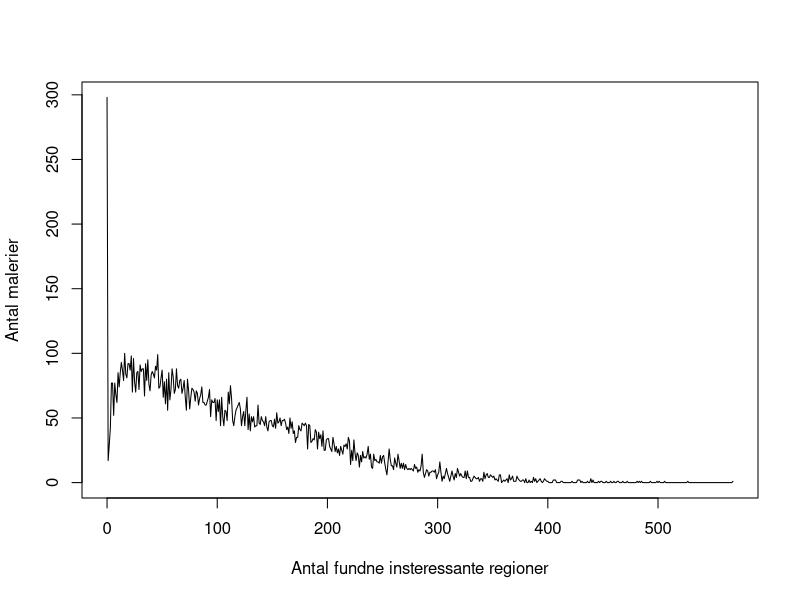
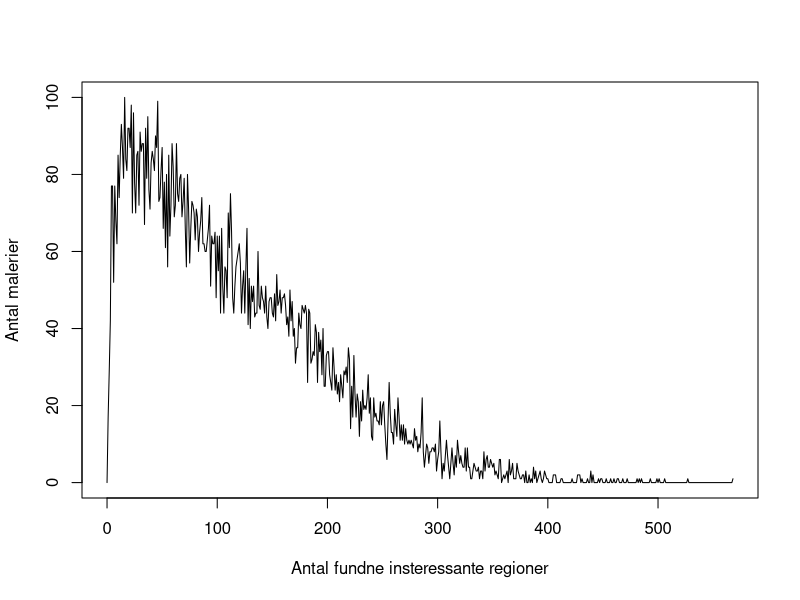
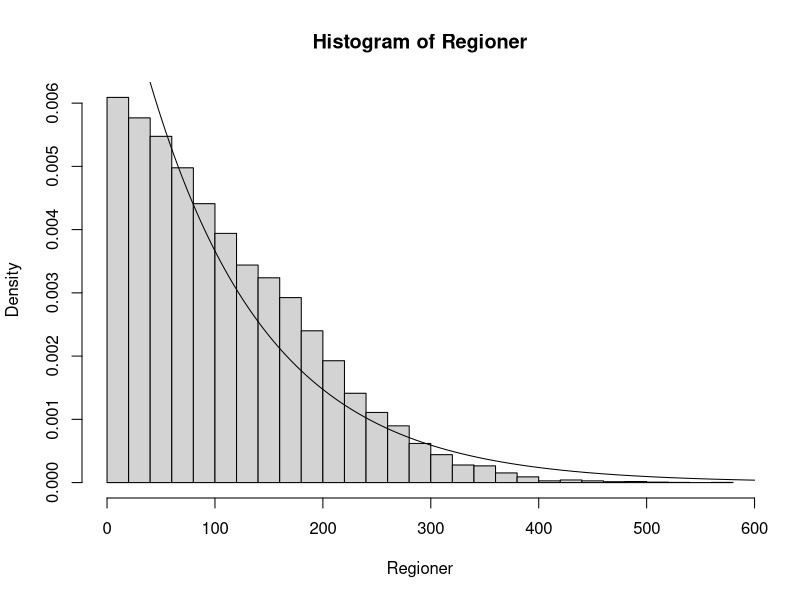

Write R code to recreate these figures, in order.
#!/usr/bin/env Rscript
#

d0 <- read.table("csv/totalRegions.csv", sep=",", header=TRUE);
prod = d0$interessante.regioner*d0$antal;
prob = prod/sum(prod);
#barplot(d0$antal,beside=TRUE, names=d0$interessante.regioner,cex.names=1)
#print("Middelværdi");
#print(mean(d0$antal));
#print("Standardafvigelse");
#print(sd(d0$antal));
print(sum(prod)/sum(d0$antal));

Regioner = c();
pos = 1;
start = 1;
for (i in d0$antal) {
    stop = start + i;
    s = seq(start, stop);
    for (j in s) {
        Regioner[j] = d0$interessante.regioner[pos];
    }
    pos = pos + 1;
    start = stop;
}
# Remove the last element
Regioner <- Regioner[1:length(Regioner) - 1];

print("Antal maleier");
print(sum(d0$antal));
print("Total regioner");
print(sum(prod));
print("Middelværdi");
print(mean(Regioner));
print("Standardafvigelse");
print(sd(Regioner));
print("Median");
print(median(Regioner));
t.test(Regioner);

# Plot
png("billeder/totalregions_var.png");
plot(d0$interessante.regioner, d0$antal, "l", ylab="Antal malerier", xlab="Antal fundne insteressante regioner");
dev.off();


# Plot
png("billeder/totalregions.png");
yval = seq(1,600);
d0$antal[1] = 0;
#fval <- sum(d0$antal)*dnorm(yval, mean=mean(Regioner), sd=sd(Regioner));
plot(d0$interessante.regioner, d0$antal, "l", ylab="Antal malerier", xlab="Antal fundne insteressante regioner");
#points(yval, fval, type="l");
dev.off();

#Regioner <- Regioner[299:length(Regioner)];
png("billeder/hist_totalregions.png");
hist(Regioner, nclass=30, prob=TRUE);
#barplot(prob, beside=TRUE,cex.names=1)
#plot(d0$interessante.regioner, prob, "h", ylab="Antal malerier", xlab="Antal fundne insteressante regioner");
#yval = seq(1,600);
fval <- dexp(yval, rate = 1/(mean(Regioner)), log = FALSE)
#fval <- dnorm(yval, mean=mean(Regioner), sd=sd(Regioner));
points(yval, fval, type="l");
dev.off();

#Regioner <- Regioner[299:length(Regioner)];

#png("billeder/qq_totalregions.png");
#qqnorm(Regioner);
#qqline(Regioner);
#dev.off();

#png("billeder/qq_log_totalregions.png");
#qqnorm(log(Regioner));
#qqline(log(Regioner));
#dev.off();
